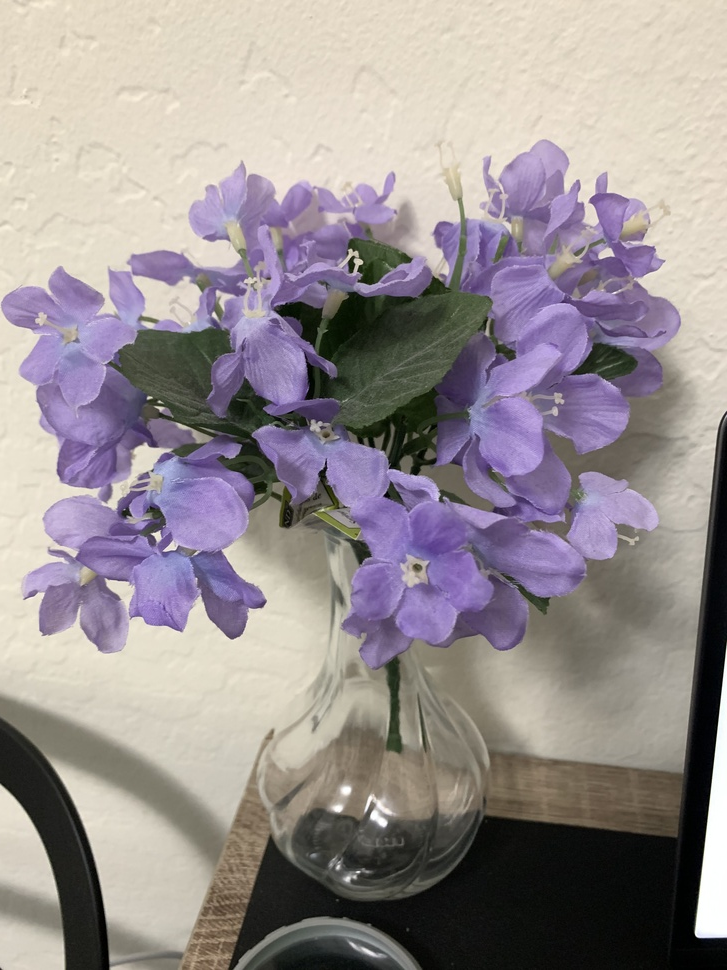
#> input picture img/fake_flowers.jpeg, 727 x 970 px, shrunk from 3024 x 4032 before the run
$ jupyter execute color_detection_experiment.ipynb
#> lines starting #> are read from the running program, lines starting #| are printed output that depends on the picture; long printed decimals are rounded
[cell 1]
import numpy as np
import cv2
from matplotlib import pyplot as plt

# img = cv2.imread("../img/eardrops.jpg")
# img = cv2.imread("../img/flowers.jpg")
img = cv2.imread("../img/fake_flowers.jpeg")
#> img is the input picture: shape (970, 727, 3); mean B, G, R 145.4, 143.9, 152.4

img = cv2.cvtColor(img, cv2.COLOR_BGR2RGB)

plt.imshow(img)
plt.show()

[cell 2]
# K Means clustering

# Convert to float32 array of N x 3, where each row is a pixel (R, G, B)
pixels = np.float32(img.reshape(-1, 3))

K = 5
criteria = (cv2.TERM_CRITERIA_EPS + cv2.TERM_CRITERIA_MAX_ITER, 10, 1.0)
flags = cv2.KMEANS_RANDOM_CENTERS

_, labels, palette = cv2.kmeans(pixels, K, None, criteria, 10, flags)
#> palette = [[225.4, 216.9, 201.4], [164.4, 150.1, 178.7], [82.8, 79.15, 75.52], [127.3, 115.2, 128.6], [18.92, 21.12, 17.1]]
_, counts = np.unique(labels, return_counts=True)
#> counts = [262406, 136278, 77642, 139795, 89069]

average = img.mean(axis=0).mean(axis=0)
#> average = [152.4, 143.9, 145.4]
dominant = palette[np.argmax(counts)]
#> dominant = [225.4, 216.9, 201.4]
print(average)
#| [152.391 143.920 145.420 ]
print(dominant)
#| [225.403 216.865 201.3914 ]

[cell 3]
avg_patch = np.ones(shape=img.shape, dtype=np.uint8)*np.uint8(average)
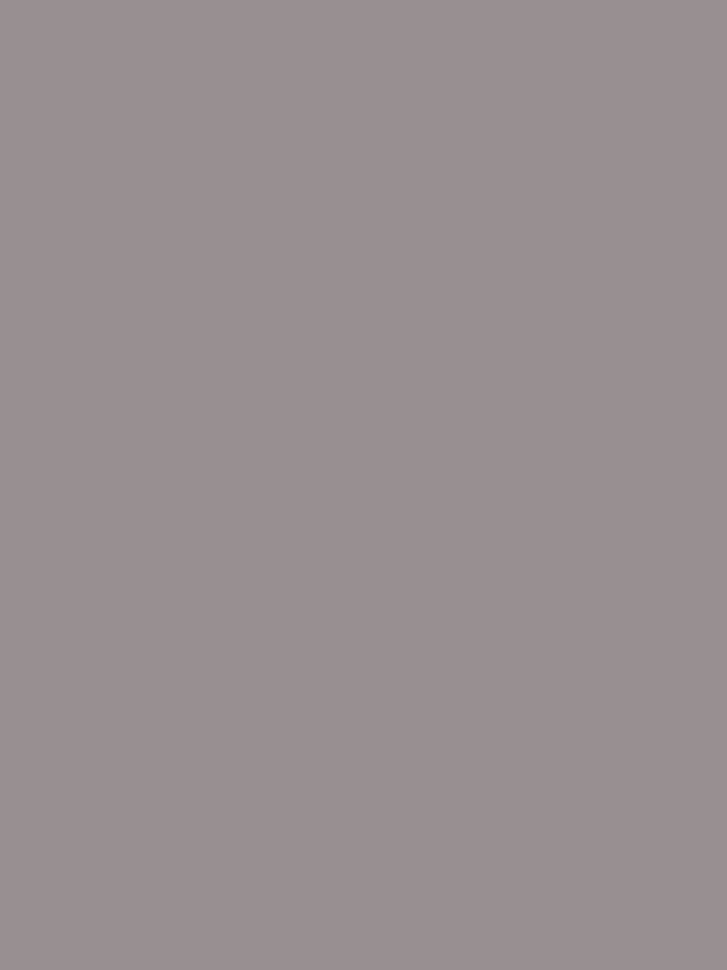
#> avg_patch: shape (970, 727, 3); mean R, G, B 152, 143, 145

indices = np.argsort(counts)[::-1]
#> indices = [0, 3, 1, 4, 2]
freqs = np.cumsum(np.hstack([[0], counts[indices]/float(counts.sum())]))
#> freqs = [0, 0.372, 0.57, 0.764, 0.89, 1]
rows = np.int_(img.shape[0]*freqs)
#> rows = [0, 360, 553, 740, 863, 970]

dom_patch = np.zeros(shape=img.shape, dtype=np.uint8)
for i in range(len(rows) - 1):
    dom_patch[rows[i]:rows[i + 1], :, :] += np.uint8(palette[indices[i]])
#> this loop made 5 passes
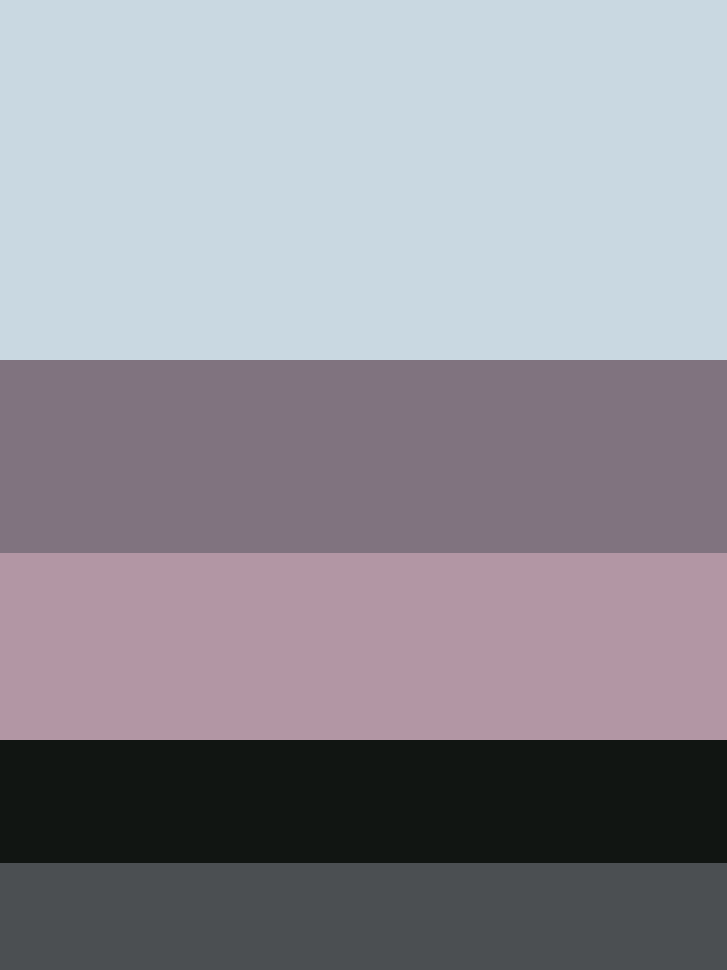
#> dom_patch: shape (970, 727, 3); mean of channels 0, 1, 2 151.7, 143.3, 144.8; drawn as B, G, R

fig, (ax0, ax1) = plt.subplots(1, 2, figsize=(12,6))
ax0.imshow(avg_patch)
ax0.set_title('Average color')
ax0.axis('off')
ax1.imshow(dom_patch)
ax1.set_title('Dominant colors')
ax1.axis('off')
plt.show(fig)
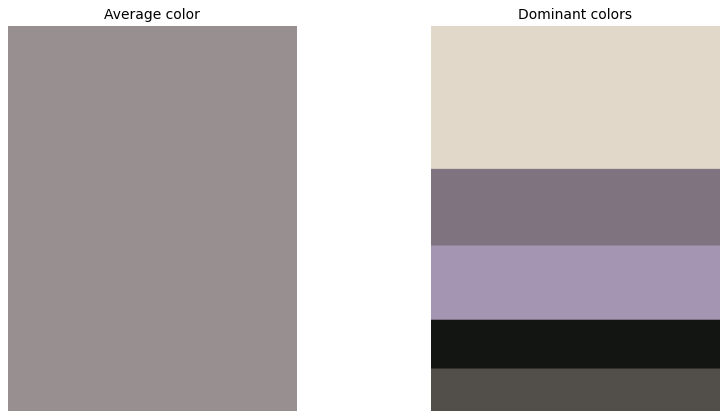
#> figure drawn by matplotlib, 2 panels

$ run again, with img/flowers.jpg copied over img/fake_flowers.jpeg
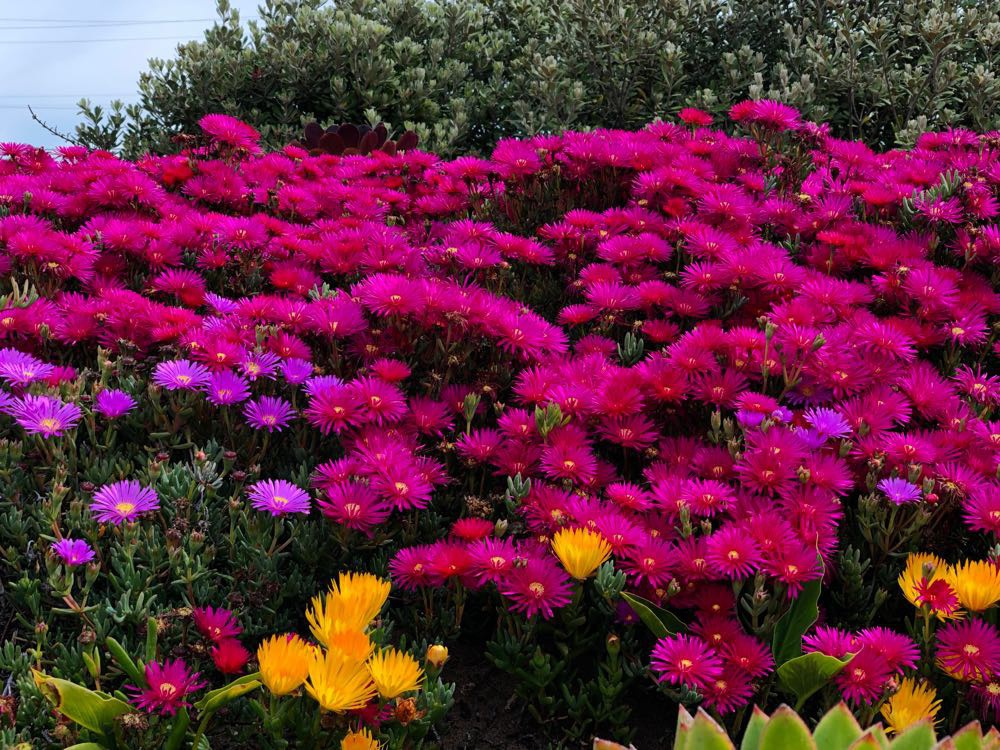
#> input picture img/flowers.jpg, 1000 x 750 px
#> img is the input picture: shape (750, 1000, 3); mean B, G, R 63.2, 39.8, 103.4
#> palette = [[139, 118.9, 67.02], [198.9, 208.1, 237.5], [195.4, 15.67, 132.6], [135.5, 9.74, 62.27], [35.74, 27, 21.26]]
#> counts = [92379, 29208, 129688, 157629, 341096]
#> average = [103.4, 39.78, 63.19]
#> dominant = [35.74, 27, 21.26]
#| [103.384  39.784  63.189]
#| [35.740  27.005 21.255 ]
#> `avg_patch = np.ones(shape=img.shape, dtype=np.uint8)*np.uint8(average)`:
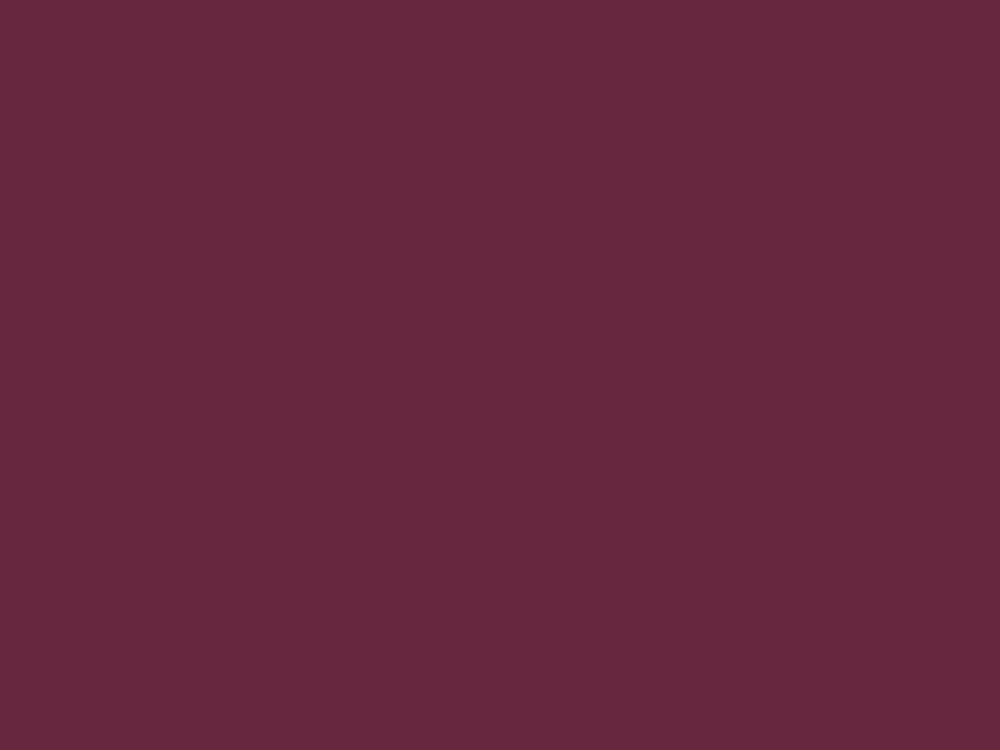
#> avg_patch: shape (750, 1000, 3); mean R, G, B 103, 39, 63
#> indices = [4, 3, 2, 0, 1]
#> freqs = [0, 0.455, 0.665, 0.838, 0.961, 1]
#> rows = [0, 341, 498, 628, 720, 750]
#> the loop `for i in range(len(rows) - 1):` made 5 passes
#> `plt.show(fig)`:
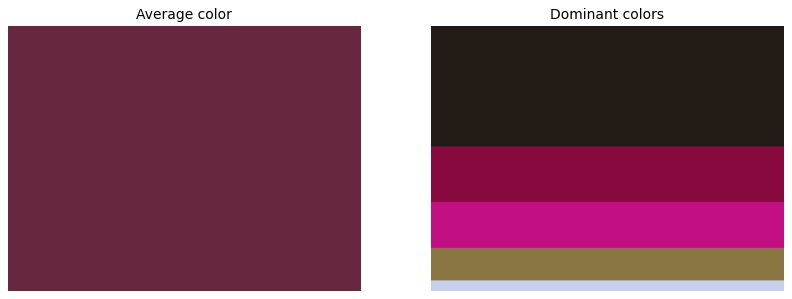
#> figure drawn by matplotlib, 2 panels

$ run again, with img/leaves.jpg copied over img/fake_flowers.jpeg
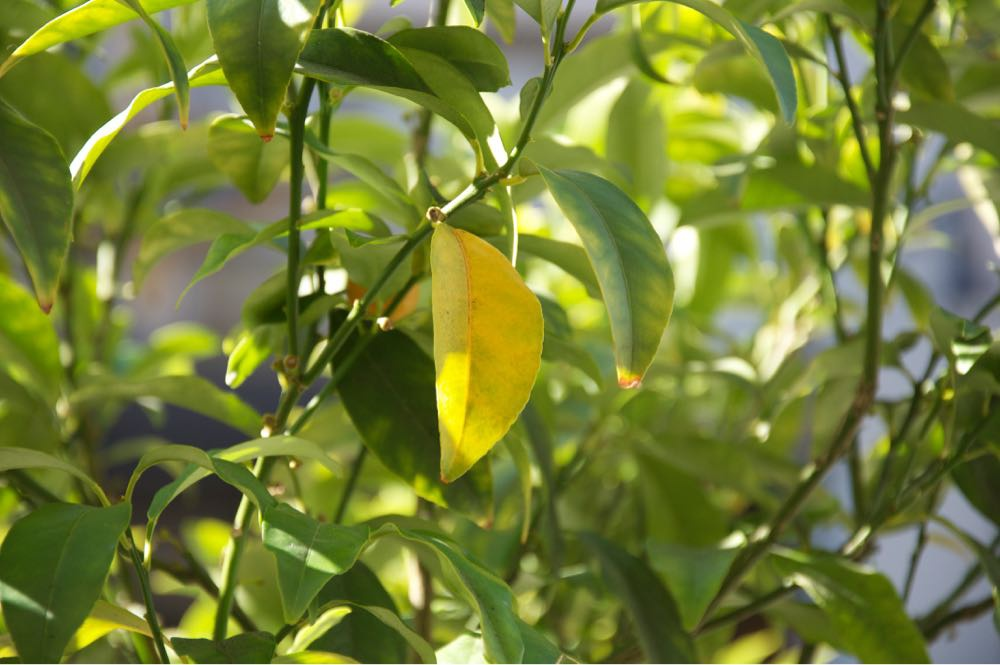
#> input picture img/leaves.jpg, 1000 x 665 px
#> img is the input picture: shape (665, 1000, 3); mean B, G, R 53.4, 126, 114.7
#> palette = [[143, 149.3, 123.4], [224.9, 229, 168.2], [67.75, 81.22, 24.28], [183.7, 186.8, 37.22], [113.6, 128.4, 44.31]]
#> counts = [87150, 36195, 240583, 73363, 227709]
#> average = [114.7, 126, 53.39]
#> dominant = [67.75, 81.22, 24.28]
#| [114.651 125.979  53.392]
#| [67.748  81.215 24.277 ]
#> `avg_patch = np.ones(shape=img.shape, dtype=np.uint8)*np.uint8(average)`:
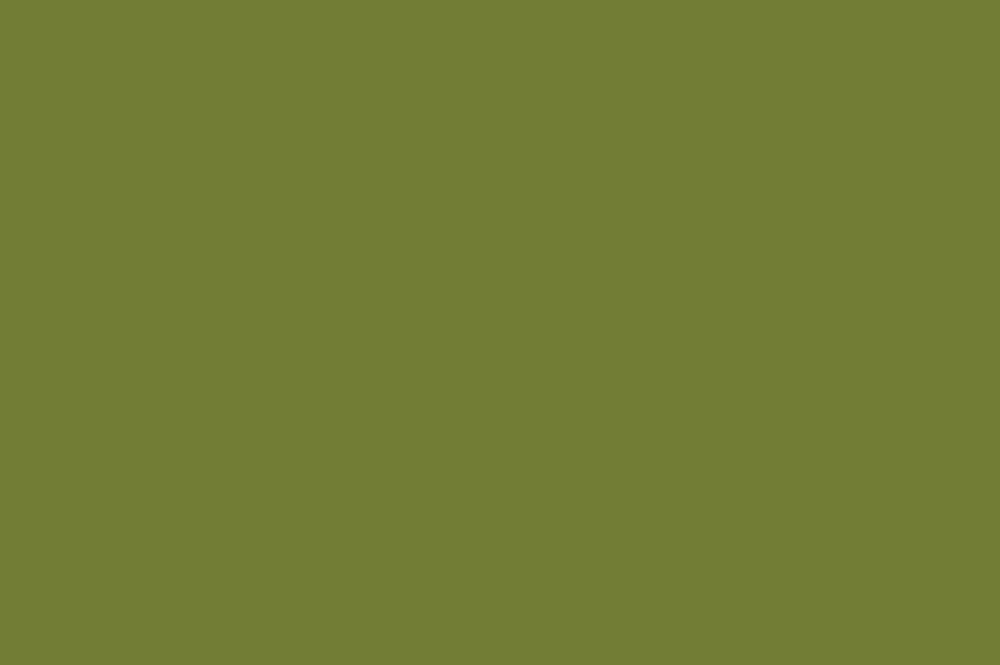
#> avg_patch: shape (665, 1000, 3); mean R, G, B 114, 125, 53
#> indices = [2, 4, 0, 3, 1]
#> freqs = [0, 0.362, 0.704, 0.835, 0.946, 1]
#> rows = [0, 240, 468, 555, 628, 665]
#> the loop `for i in range(len(rows) - 1):` made 5 passes
#> `plt.show(fig)`:
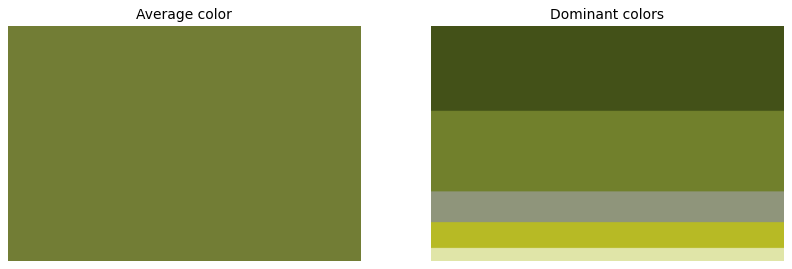
#> figure drawn by matplotlib, 2 panels
